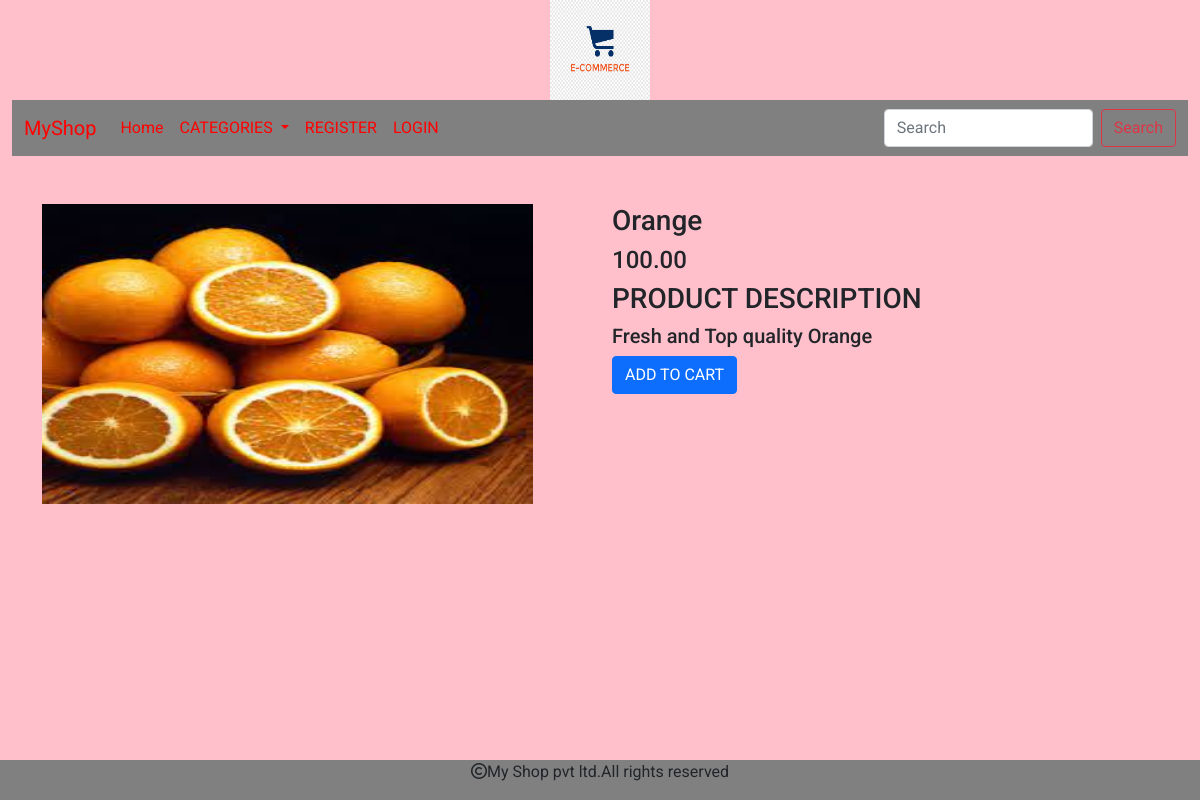
Screenshot of /details/orange/ with the database file from the repository.
### shop/models.py (models this page shows, shortened)
class Product(models.Model):
    name=models.CharField(max_length=200,unique=True)
    slug=models.SlugField(max_length=200,unique=True)
    desc=models.TextField(blank=True)
    price=models.DecimalField(max_digits=10,decimal_places=2)
    category=models.ForeignKey(Category,on_delete=models.CASCADE)
    img=models.ImageField(upload_to='img/products',null=True)
    stock=models.IntegerField()
    available=models.BooleanField(default=True)
    created=models.DateTimeField(auto_now_add=True)
    updated=models.DateTimeField(auto_now=True)

### shop/views.py (the view)
# urls.py: path('details/<slug:s>/',views.prodetails,name='details'),
def prodetails(request,s):
    p=Product.objects.get(slug=s)
    return render(request,'details.html',{'p':p})

### cart/context_processors.py (called while the page is built, shortened)
def counter(request):
    count=0
    return {'count':count}

### shop/context_processors.py (called while the page is built)
def menu_links(request):
    links=Category.objects.all()
    return {'l':links}

### templates/details.html
{% extends 'base.html' %}
{% load static %}
{% block content %}
<div class="container">
  <div class="row">
    <div class="col-sm-6 mt-5">
      <img src="{{p.img.url}}" height="300px" width="90%">
    </div>
    <div class="col-sm-6 mt-5">
      <h3>{{p.name}}</h3>
      <h4>{{p.price}}</h4>
      <h3>PRODUCT DESCRIPTION</h3>
      <h5>{{p.desc}}</h5>
      {% if stock <= 0 %}
      <h2>Out of Stock</h2>
      {% else %}
      <a href="{% url 'cart:add_cart' p.id %}" class="btn btn-primary">ADD TO CART</a>
      {% endif %}
    </div>
  </div>
</div>
{% endblock %}

### static/css/style.css (style rules this page uses)
body { background:pink;font-family: 'Roboto', sans-serif; }

### rows the page displays
Product: img (picture), name "Orange", price "100.00", desc "Fresh and Top quality Orange"
